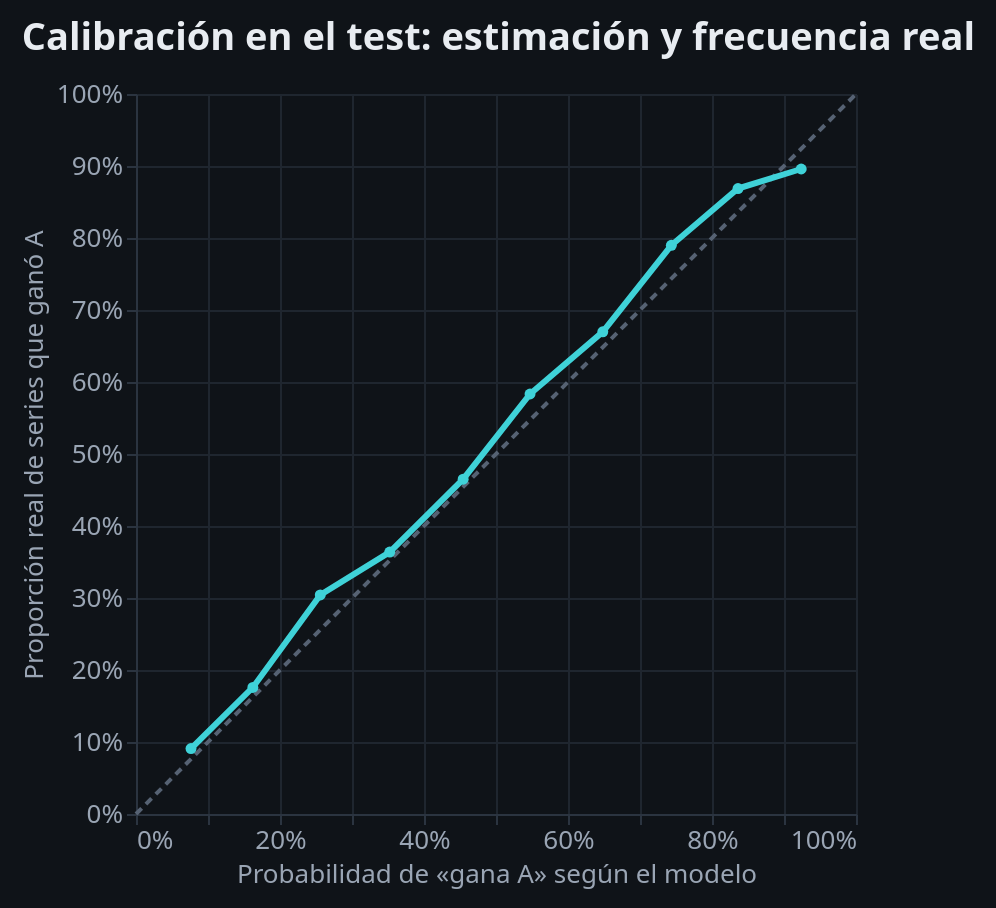

Notebook code cell kept with this figure:
### Markdown cell above
#### 5. Calibración

Agrupamos la probabilidad de **gana A** en tramos de 10 puntos. La diagonal indica coincidencia entre la estimación y la frecuencia real; los puntos tienen el detalle de cuántas series los sostienen. Brier y log loss complementan esta lectura: menores valores son mejores. La referencia usa siempre la proporción de victorias de A del entrenamiento; no reajustamos las probabilidades con el test.

### Code cell
detalle['tramo_prob_a'] = pd.cut(detalle['prob. gana A'], np.linspace(0, 1, 11), include_lowest=True)
tabla_calibracion = detalle.groupby('tramo_prob_a', observed=True).agg(
    series=('real', 'size'), probabilidad_media=('prob. gana A', 'mean'), frecuencia_real=('real', 'mean'))
tabla_calibracion['diferencia'] = tabla_calibracion.frecuencia_real - tabla_calibracion.probabilidad_media
probabilidad_piso = np.full(len(y_test), y_train.mean())
tabla_probabilidades = pd.DataFrame({
    'modelo': {'Brier': brier_score_loss(y_test, proba_test), 'log loss': log_loss(y_test, proba_test)},
    'frecuencia del entrenamiento': {'Brier': brier_score_loss(y_test, probabilidad_piso),
                                     'log loss': log_loss(y_test, probabilidad_piso)},
}).T
display(tabla_calibracion.round(3)); display(tabla_probabilidades.round(4))
diagonal = alt.Chart(pd.DataFrame({'x': [0, 1]})).mark_line(color=SUAVE, strokeDash=[4, 3]).encode(
    x='x:Q', y='x:Q')
puntos = alt.Chart(tabla_calibracion.reset_index(drop=True)).mark_line(
    point=alt.OverlayMarkDef(color=ACENTO, filled=True), color=ACENTO, strokeWidth=3).encode(
    x=alt.X('probabilidad_media:Q', title='Probabilidad de «gana A» según el modelo', axis=alt.Axis(format='.0%')),
    y=alt.Y('frecuencia_real:Q', title='Proporción real de series que ganó A', axis=alt.Axis(format='.0%')),
    tooltip=['series:Q', alt.Tooltip('probabilidad_media:Q', title='Estimación', format='.1%'),
             alt.Tooltip('frecuencia_real:Q', title='Frecuencia real', format='.1%')])
grafico = (diagonal + puntos).properties(width=360, height=360,
    title='Calibración en el test: estimación y frecuencia real')
mostrar_grafico_error('calibracion', grafico)

### Figure 1 — Vega-Lite specification as saved in the notebook (floating-point values rounded to 4 significant figures)
{"config": {"view": {"continuousWidth": 300, "continuousHeight": 300, "stroke": null}, "axis": {"domainColor": "#2b3440", "gridColor": "#1f262f", "labelColor": "#9aa5b4", "labelFont": "Barlow, \"Segoe UI\", Helvetica, Arial, sans-serif", "labelFontSize": 13, "tickColor": "#2b3440", "titleColor": "#9aa5b4", "titleFont": "Barlow, \"Segoe UI\", Helvetica, Arial, sans-serif", "titleFontSize": 13, "titleFontWeight": "normal"}, "background": "#0f1318", "font": "Barlow, \"Segoe UI\", Helvetica, Arial, sans-serif", "header": {"labelColor": "#e8ecf1", "labelFontSize": 13, "titleColor": "#9aa5b4", "titleFontSize": 13}, "legend": {"labelColor": "#e8ecf1", "labelFontSize": 13, "titleColor": "#9aa5b4", "titleFontSize": 13, "titleFontWeight": "normal"}, "padding": 10, "text": {"color": "#e8ecf1", "font": "Barlow, \"Segoe UI\", Helvetica, Arial, sans-serif"}, "title": {"anchor": "start", "fontSize": 19, "font": "Rajdhani, \"Arial Narrow\", \"Segoe UI\", sans-serif", "fontWeight": 700, "color": "#e8ecf1", "subtitleColor": "#9aa5b4", "subtitleFontSize": 13, "subtitleFont": "Barlow, \"Segoe UI\", Helvetica, Arial, sans-serif", "offset": 12}}, "layer": [{"data": {"name": "data-cdd9e361b31c5c0fc5f2bb47664e3f0e"}, "mark": {"type": "line", "color": "#566273", "strokeDash": [4, 3]}, "encoding": {"x": {"field": "x", "type": "quantitative"}, "y": {"field": "x", "type": "quantitative"}}}, {"data": {"name": "data-889ec8a48499d3b70fe4b55165d0e207"}, "mark": {"type": "line", "color": "#3fd2d8", "point": {"color": "#3fd2d8", "filled": true}, "strokeWidth": 3}, "encoding": {"tooltip": [{"field": "series", "type": "quantitative"}, {"field": "probabilidad_media", "format": ".1%", "title": "Estimación", "type": "quantitative"}, {"field": "frecuencia_real", "format": ".1%", "title": "Frecuencia real", "type": "quantitative"}], "x": {"axis": {"format": ".0%"}, "field": "probabilidad_media", "title": "Probabilidad de «gana A» según el modelo", "type": "quantitative"}, "y": {"axis": {"format": ".0%"}, "field": "frecuencia_real", "title": "Proporción real de series que ganó A", "type": "quantitative"}}}], "height": 360, "title": "Calibración en el test: estimación y frecuencia real", "width": 360, "$schema": "https://vega.github.io/schema/vega-lite/v6.4.1.json", "datasets": {"data-cdd9e361b31c5c0fc5f2bb47664e3f0e": [{"x": 0}, {"x": 1}], "data-889ec8a48499d3b70fe4b55165d0e207": [{"series": 22, "probabilidad_media": 0.0764, "frecuencia_real": 0.09091, "diferencia": 0.01451}, {"series": 273, "probabilidad_media": 0.1623, "frecuencia_real": 0.1758, "diferencia": 0.01351}, {"series": 766, "probabilidad_media": 0.2559, "frecuencia_real": 0.3042, "diferencia": 0.04824}, {"series": 1171, "probabilidad_media": 0.3524, "frecuencia_real": 0.3638, "diferencia": 0.01136}, {"series": 1772, "probabilidad_media": 0.4544, "frecuencia_real": 0.465, "diferencia": 0.01062}, {"series": 1836, "probabilidad_media": 0.5473, "frecuencia_real": 0.5833, "diferencia": 0.03605}, {"series": 1550, "probabilidad_media": 0.6483, "frecuencia_real": 0.6697, "diferencia": 0.02136}, {"series": 985, "probabilidad_media": 0.7435, "frecuencia_real": 0.7898, "diferencia": 0.04631}, {"series": 396, "probabilidad_media": 0.8361, "frecuencia_real": 0.8687, "diferencia": 0.03258}, {"series": 48, "probabilidad_media": 0.9239, "frecuencia_real": 0.8958, "diferencia": -0.02805}]}}
